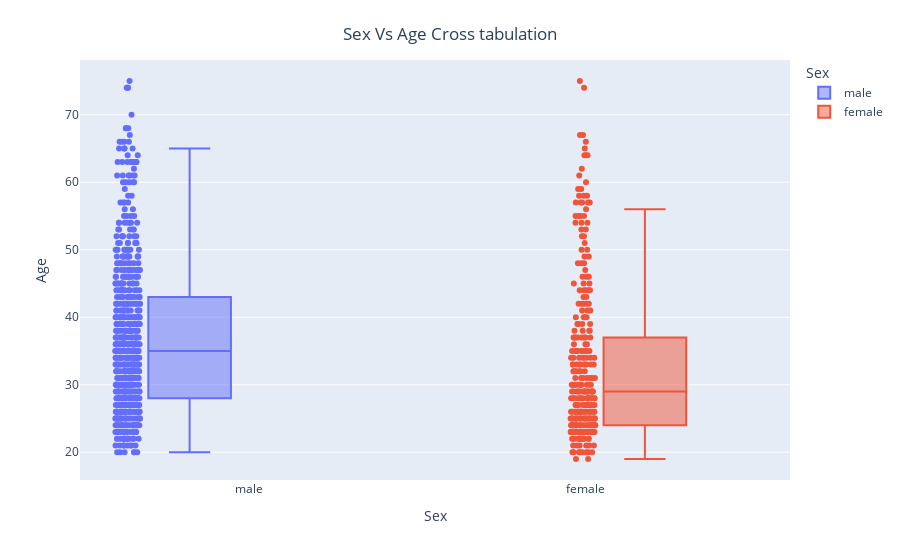

Here is the notebook cell this chart was saved with:
### Markdown cell above
Let's now cross validate and breakdown

### Code cell
SA = credit.loc[:,['Sex','Age']]
fig = px.box(SA, x="Sex", y="Age", points="all",color="Sex")
fig.update_layout(
    title={
          'text':"Sex Vs Age Cross tabulation",
        'y':.95,
        'x':.5,
        'xanchor': 'center',
        'yanchor': 'top'
    },
    xaxis_title="Sex",
    yaxis_title="Age",
   
)
fig.show()

### Figure 1 — Plotly figure (JSON) as saved in the notebook; plotly's stock layout.template omitted (floating-point values rounded to 4 significant figures; data arrays with more than 128 entries replaced by an {"elided": "..."} marker saying what was removed)
{"data": [{"alignmentgroup": "True", "boxpoints": "all", "hovertemplate": "Sex=%{x}<br>Age=%{y}<extra></extra>", "legendgroup": "male", "marker": {"color": "#636efa"}, "name": "male", "notched": false, "offsetgroup": "male", "orientation": "v", "showlegend": true, "type": "box", "x": {"elided": "690 str values"}, "x0": " ", "xaxis": "x", "y": {"elided": "690 int values"}, "y0": " ", "yaxis": "y"}, {"alignmentgroup": "True", "boxpoints": "all", "hovertemplate": "Sex=%{x}<br>Age=%{y}<extra></extra>", "legendgroup": "female", "marker": {"color": "#EF553B"}, "name": "female", "notched": false, "offsetgroup": "female", "orientation": "v", "showlegend": true, "type": "box", "x": {"elided": "310 str values"}, "x0": " ", "xaxis": "x", "y": {"elided": "310 int values"}, "y0": " ", "yaxis": "y"}], "layout": {"boxmode": "group", "legend": {"title": {"text": "Sex"}, "tracegroupgap": 0}, "margin": {"t": 60}, "title": {"text": "Sex Vs Age Cross tabulation", "x": 0.5, "xanchor": "center", "y": 0.95, "yanchor": "top"}, "xaxis": {"anchor": "y", "categoryarray": ["male", "female"], "categoryorder": "array", "domain": [0, 1], "title": {"text": "Sex"}}, "yaxis": {"anchor": "x", "domain": [0, 1], "title": {"text": "Age"}}}}
